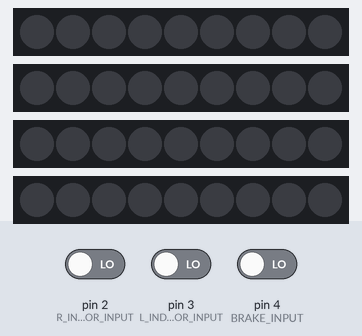
A sketch run on a simulated Arduino Uno, built with avr-gcc and run on an emulated ATmega328P. Parts: 4 × 9 RGB LEDs in strip order, left to right. The test bench sets the inputs (shaded band); at power-on: pin 2 (R_INDICATOR_INPUT) LOW, pin 3 (L_INDICATOR_INPUT) LOW, pin 4 (BRAKE_INPUT) LOW.

Above: at 1.2 s.
1.3 s: pin 2 (R_INDICATOR_INPUT) driven HIGH
At 2.7 s:
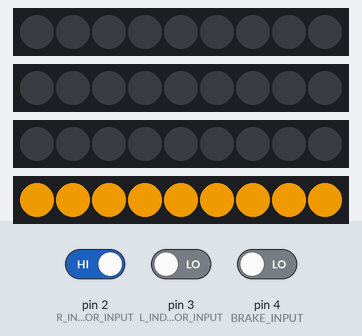
3.0 s: pin 3 (L_INDICATOR_INPUT) driven HIGH
At 3.7 s:
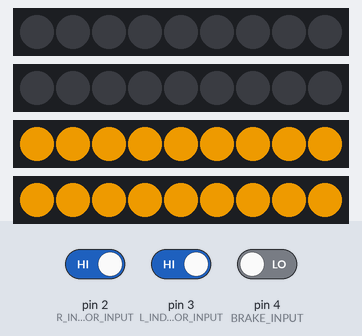
4.5 s: pin 4 (BRAKE_INPUT) driven HIGH
At 4.8 s:
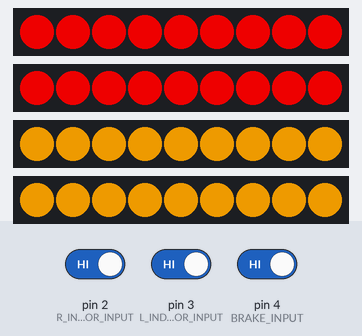
6.0 s: pin 4 (BRAKE_INPUT) driven LOW
At 7.1 s:
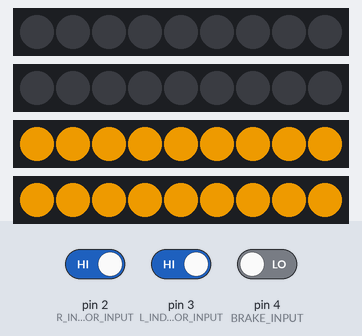
7.5 s: pin 2 (R_INDICATOR_INPUT) driven LOW and pin 3 (L_INDICATOR_INPUT) driven LOW and pin 4 (BRAKE_INPUT) driven HIGH
At 8.3 s:
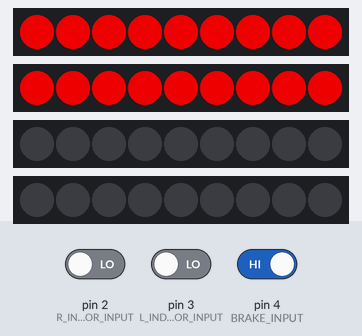
9.0 s: pin 2 (R_INDICATOR_INPUT) driven HIGH
At 9.9 s:
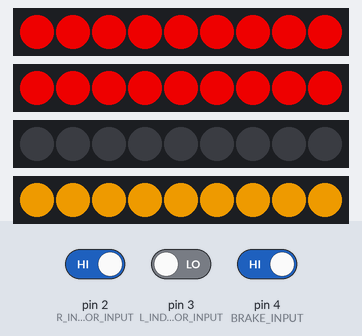
Timing chart, 0 to 11.7 s (numbered marks = the images above; inputs shaded):
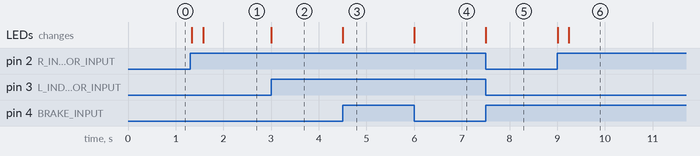

Measured:
- after the input at 1.3 s, the LEDs: first change at once (image 1 shows a later state)
- after the input at 3.0 s, the LEDs: change at once (image 2)
- after the input at 4.5 s, the LEDs: change at once (image 3)
- after the input at 6.0 s, the LEDs: change at once (image 4)
- after the input at 7.5 s, the LEDs: change at once (image 5)
- after the input at 9.0 s, the LEDs: first change at once (image 6 shows a later state)

The sketch:

CarInterface.ino
```cpp
/*
 Name:		CarInterface.ino
 Created:	3/17/2021 4:15:11 PM
 Author:	Scott Marley

 Code and schematic demonstrating how to interface an Arduino with 12V signals
 from a vehicle. This code is for educational purposes only, and should not be
 used on public roads unless you know it is legal where you live.
*/

#include <FastLED.h>

#define NUM_LEDS			    9
#define INDICATOR_MS      30
#define BRIGHTNESS        200

// Connections to the 12V signals from vehicle
#define BRAKE_INPUT			  4
#define L_INDICATOR_INPUT	3
#define R_INDICATOR_INPUT	2

// Connections to the LED strips
#define L_BRAKE_LED_PIN		  8
#define R_BRAKE_LED_PIN		  9
#define L_INDICATOR_LED_PIN	7
#define R_INDICATOR_LED_PIN	6

// LED arrays for the lights
CRGB l_brake_leds[NUM_LEDS];
CRGB r_brake_leds[NUM_LEDS];
CRGB l_indicator_leds[NUM_LEDS];
CRGB r_indicator_leds[NUM_LEDS];

// Used for indicator animation
uint8_t indicatorLEDsLit = 0;

void setup() {
	FastLED.addLeds<WS2812B, L_BRAKE_LED_PIN, GRB>(l_brake_leds, NUM_LEDS).setCorrection(TypicalLEDStrip);
	FastLED.addLeds<WS2812B, R_BRAKE_LED_PIN, GRB>(r_brake_leds, NUM_LEDS).setCorrection(TypicalLEDStrip);
	FastLED.addLeds<WS2812B, L_INDICATOR_LED_PIN, GRB>(l_indicator_leds, NUM_LEDS).setCorrection(TypicalLEDStrip);
	FastLED.addLeds<WS2812B, R_INDICATOR_LED_PIN, GRB>(r_indicator_leds, NUM_LEDS).setCorrection(TypicalLEDStrip);
	FastLED.setBrightness(BRIGHTNESS);

	pinMode(BRAKE_INPUT, INPUT);
	pinMode(L_INDICATOR_INPUT, INPUT);
	pinMode(R_INDICATOR_INPUT, INPUT);
}

void loop() {

	// Read the state of the inputs
	bool brakeInput = digitalRead(BRAKE_INPUT);
	bool LIndicatorInput = digitalRead(L_INDICATOR_INPUT);
	bool RIndicatorInput = digitalRead(R_INDICATOR_INPUT);

	// Brake lights
	if (brakeInput) {
		fill_solid(l_brake_leds, NUM_LEDS, CRGB::Red);
		fill_solid(r_brake_leds, NUM_LEDS, CRGB::Red);
	}
	else {
		fill_solid(l_brake_leds, NUM_LEDS, CRGB::Black);
		fill_solid(r_brake_leds, NUM_LEDS, CRGB::Black);
	}

	// Indicators
	if (LIndicatorInput && !RIndicatorInput) {
		indicatorAnimation(l_indicator_leds);
	}

	else if (RIndicatorInput && !LIndicatorInput) {
		indicatorAnimation(r_indicator_leds);
	}

	// Hazards
	else if (LIndicatorInput && RIndicatorInput) {
		fill_solid(l_indicator_leds, NUM_LEDS, CRGB::Orange);
		fill_solid(r_indicator_leds, NUM_LEDS, CRGB::Orange);
	}

	else {
		fill_solid(l_indicator_leds, NUM_LEDS, CRGB::Black);
		fill_solid(r_indicator_leds, NUM_LEDS, CRGB::Black);
		indicatorLEDsLit = 0;
	}

	FastLED.show();
}

void indicatorAnimation(CRGB *leds) {
	for (int i = 0; i < indicatorLEDsLit; i++) {
		leds[i] = CRGB::Orange;
	}

	EVERY_N_MILLISECONDS(INDICATOR_MS) {
		indicatorLEDsLit++;
		if (indicatorLEDsLit > NUM_LEDS) indicatorLEDsLit = NUM_LEDS;
	}
}
```
